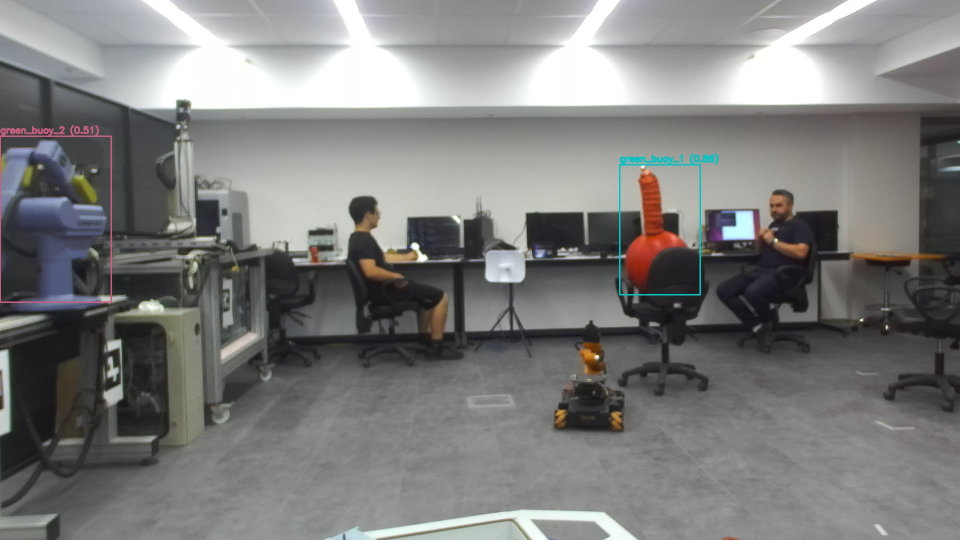
#> input picture rtdetr_zed_tracker/phase2_overlay.jpg, 1920 x 1080 px (shown at 1/2 size)
$ python -i color_classifier.py   (imports and definitions only)
#> lines starting #> are read from the running program, lines starting #| are printed output that depends on the picture; after the words box and inside, x2 and y2 are one past the last pixel; in counts of white or black regions, pixels touching at a corner belong together
#> further down, picture is the input picture: shape (1080, 1920, 3); mean B, G, R 123.3, 124.5, 124.4
"""Lighting-robust buoy color classification. Pure numpy/OpenCV, zero ROS imports.

Classifies a cropped BGR image region by thresholding in YCrCb rather than HSV/RGB:
luma (Y) carries almost all of the change caused by glare and shadow, while chroma
(Cr, Cb) stays comparatively stable. Keeping the Y range wide and deciding mostly on
Cr/Cb makes the color decision far less sensitive to lighting than a straight HSV
(with Value) or RGB threshold -- this is the fix for reflective-water / shadowed-buoy
misclassification.

Config format (see config/color_ranges.yaml)::

    <color_name>:
      - [y_min, y_max, cr_min, cr_max, cb_min, cb_max]
      - [y_min, y_max, cr_min, cr_max, cb_min, cb_max]   # optional 2nd+ range

A color may declare more than one range. This generalizes the "two ranges for one
troublesome color" fix into a single mechanism that works for any color, rather than
special-casing red the way plain-HSV segmentation typically does (there the 2nd range
is needed because Hue wraps at 0/180; here it earns its keep because a red buoy under
strong glare desaturates toward white, shifting Cr/Cb near the edge of a single tight
range -- same symptom, different cause, same fix).

Additions validated against real buoy photos + hand-labeled ground truth
(scripts/test_buoy_folder.py --ground-truth) before landing here, NONE of which touch
the calibrated numbers in color_ranges.yaml -- they change how ``classify_color``
reads pixels, not what counts as "red"/"green"/"black":

  * Glare exclusion: a pixel whose Y is near-blown-out (specular highlight) is
    dropped from every color's mask AND from the ratio's denominator, instead of
    being allowed to silently drag Cr/Cb toward neutral and cost a color its vote.
  * Two-color-space voting: red gets an HSV hue check as a rescue/confirmation (OR)
    -- YCrCb alone can miss a red buoy that's desaturated toward white under glare.
    Green gets an HSV hue check as a REQUIRED confirmation (AND) -- water/algae can
    accidentally fall inside green's YCrCb band, and this cuts that false-positive
    without touching the calibrated range itself.
  * Gray-world white balance + CLAHE (``gray_world_white_balance``, ``clahe_luma``):
    optional whole-frame preprocessing a caller (color_classification_node) can run
    before cropping, to correct the sea's blue-green color cast and boost contrast
    in dark water -- these do not run inside ``classify_color`` itself, since they
    need the full frame, not just a crop, to work well.

Every addition is a keyword argument that defaults to "on" (it measurably helped,
never hurt, in that benchmark) but can be switched off individually, and the
previous, simpler implementation is kept directly below as a comment for a fast
revert if a real deployment ever disagrees with the benchmark.
"""
from __future__ import annotations

import warnings
from collections.abc import Mapping
from dataclasses import dataclass, field

import cv2
import numpy as np
import yaml

# (y_min, y_max, cr_min, cr_max, cb_min, cb_max), each in [0, 255] (cv2.COLOR_BGR2YCrCb convention).
ColorRange = tuple[int, int, int, int, int, int]


@dataclass(frozen=True)
class ColorResult:
    """Result of classifying one crop. ``label`` is None when no color cleared
    ``min_confidence`` -- callers (e.g. a per-track vote) must treat that as
    "no observation", never as a wrong-but-confident guess."""

    label: str | None
    confidence: float
    ratios: dict[str, float] = field(default_factory=dict)


# [46 lines left out: functions load_color_ranges, _central_roi, not called in this run]


DEFAULT_MIN_CONFIDENCE = 0.12


# [12 lines left out: function threshold_for, not called in this run]


# ── HSV yardımcıları: iki-uzay oylaması için ──────────────────────────────
# classify_color'ın YCrCb kararına ek kanıt/onay olarak kullanılır (aşağıya
# bak). Burada, tek başına HSV'ye geçmek için değil -- YCrCb hâlâ birincil
# karar mekanizması, HSV sadece belirli durumlarda devreye giriyor.

def _hsv_red_ratio(bgr: np.ndarray) -> float:
    """HSV uzayında kırmızı piksel oranı (Hue 0/180 civarındaki iki bant)."""
    if bgr is None or bgr.size == 0:
        return 0.0
    hsv = cv2.cvtColor(bgr, cv2.COLOR_BGR2HSV)
#> hsv: shape (1080, 1920, 3); mean H, S, V 56.2, 14.4, 127.2
    total = hsv.shape[0] * hsv.shape[1]
#> total = 2073600
    if total == 0:
        return 0.0
    lo_s, lo_v = 60, 40
    mask1 = cv2.inRange(hsv, (0, lo_s, lo_v), (10, 255, 255))
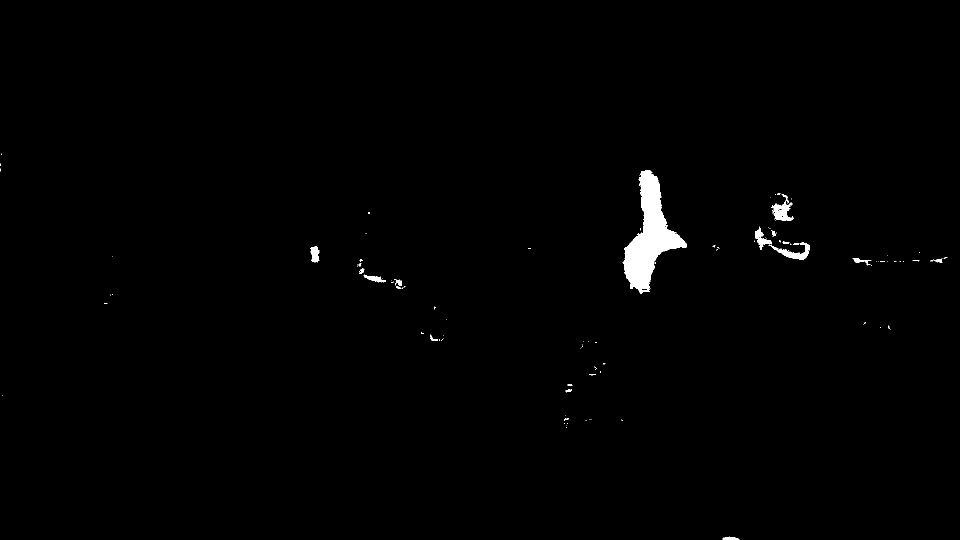
#> mask1: shape (1080, 1920) (shown at 1/2 size); 0.82% white; 139 white regions (119 under 20 px), largest, box (x1, y1, x2, y2) and area: (1245, 340, 1374, 587) 12610, (1542, 388, 1587, 442) 985, (1537, 485, 1620, 519) 889
    mask2 = cv2.inRange(hsv, (165, lo_s, lo_v), (180, 255, 255))
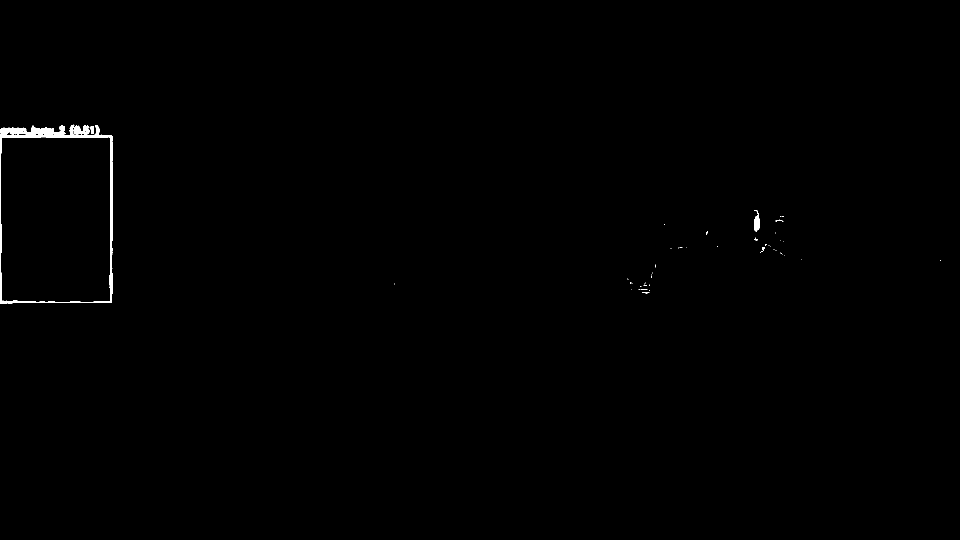
#> mask2: shape (1080, 1920) (shown at 1/2 size); 0.34% white; 52 white regions (44 under 20 px), largest, box (x1, y1, x2, y2) and area: (0, 249, 225, 607) 6362, (1508, 421, 1520, 463) 305, (179, 252, 188, 268) 92
    return float(cv2.countNonZero(cv2.bitwise_or(mask1, mask2))) / total


# [11 lines left out: function _hsv_green_ratio, not called in this run]


DEFAULT_GLARE_Y_THRESH = 245
DEFAULT_HSV_RED_MIN_RATIO = 0.10
DEFAULT_HSV_GREEN_MIN_RATIO = 0.10


# [232 lines left out: functions classify_color, gray_world_white_balance, clahe_luma, suggest_range_from_samples, ranges_overlap, not called in this run]

>>> import cv2
>>> picture = cv2.imread('../phase2_overlay.jpg')
>>> result = _hsv_red_ratio(picture)
#> result = 0.0116
